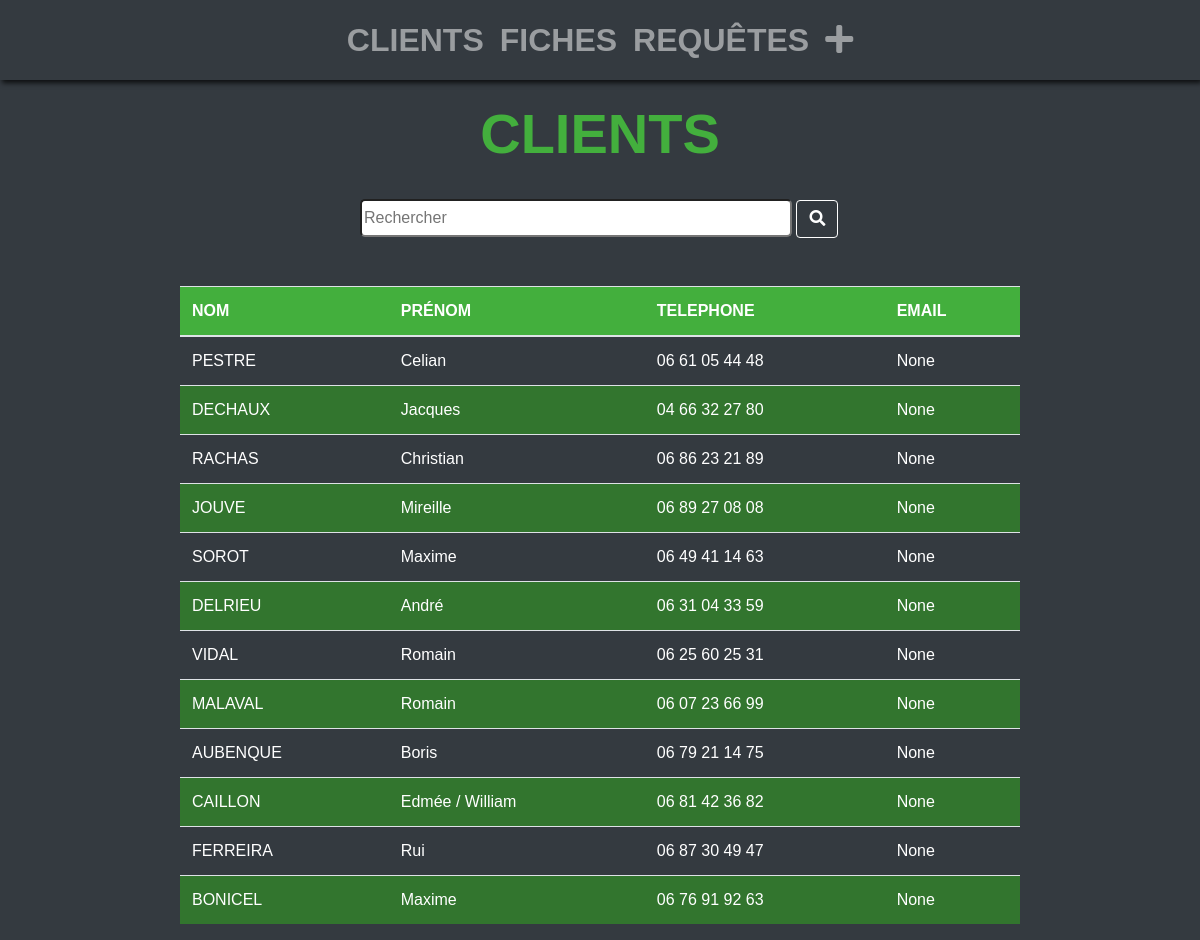
The page / on the database its author committed.
### gestion_intervention/models.py (models this page shows, shortened)
class Customer(models.Model):
    first_name = models.CharField(max_length=50)
    last_name = models.CharField(max_length=50)
    slug = AutoSlugField(populate_from='first_name')
    email = models.EmailField(blank=True, null=True, unique=True)
    phone = models.CharField(max_length=70, null=False, blank=False)

### gestion_intervention/views.py (the view)
# urls.py: url(r'^$', CustomerListView.as_view(), name='customer-list'),
class CustomerListView(ListView):
    models = Customer
    def get_queryset(self):
        return Customer.objects.all().order_by('-id')

### gestion_intervention/templates/gestion_intervention/customer_list.html
{% extends "gestion_intervention/base.html" %}
{% block content %}
<div class="col-12 customer_list ">
    <h2>Clients</h2>
    <form class="search mx-auto" action="#" method="get">
        <input class="field" id="myCustomerInput" type="search" name="q" placeholder="Rechercher" class="form-control">
        <button class="btn " type="submit"><i class="fas fa-search"></i></button>
    </form>
    <table class="table table-hover">
        <thead class="customer_head_list">
            <tr>
                <th scope="col">Nom</th>
                <th scope="col">Prénom</th>
                <th scope="col">Telephone</th>
                <th scope="col">Email</th>
            </tr>
        </thead>
        <tbody>
            {% for customer in object_list %}
            <tr class="customer_table customerName">
                <td scope="row"><a href="{% url 'customer-detail' customer.slug customer.id %}">{% filter upper %}{{customer.last_name}} {% endfilter %} </a></td>
                <td> <a href="{% url 'customer-detail' customer.slug customer.id %}"> {{customer.first_name}}</a></td>
                <td> <a class="phone_number" href="{% url 'customer-detail' customer.slug customer.id %}">{{customer.phone}}</a></td>
                <td> <a href="{% url 'customer-detail' customer.slug customer.id %}">{{customer.email}}</a></td>
            </tr>
            {% endfor %}
        </tbody>
    </table>
</div>
{% endblock %}

### gestion_intervention/static/css/style.css (style rules this page uses)
body { background-color: #343A40; font-family: Arial, sans-serif; }
.col-12 { padding: 0; margin-top: 50px; color: white; }
.customer_list h2, .sheet_list h2, .request_list h2 { text-align: center; text-transform: uppercase; font-size: 3.5rem; font-weight: bold; }
.customer_list h2 { color: #43af3d; }
.search { width: 40%; margin: 2rem auto 0 auto; margin-bottom: 3rem; }
.search button { border: 1px solid white; }
.search button i { color: white; }
.search .field { width: 90%; border-radius: 5px; height: 38px; }
.table { width: 70%; margin: 1rem auto; color: white; }
.table .customer_head_list { background-color: #43af3d; }
.table a { color: white; }
.table th { color: white; text-transform: uppercase; }
.table .customer_table:nth-child(even) { background-color: #32752e; }

### rows shown on the page
Customer: last_name "PESTRE", first_name "Celian", phone "06 61 05 44 48", email "None"
Customer: last_name "DECHAUX", first_name "Jacques", phone "04 66 32 27 80", email "None"
Customer: last_name "RACHAS", first_name "Christian", phone "06 86 23 21 89", email "None"
Customer: last_name "JOUVE", first_name "Mireille", phone "06 89 27 08 08", email "None"
Customer: last_name "SOROT", first_name "Maxime", phone "06 49 41 14 63", email "None"
Customer: last_name "DELRIEU", first_name "André", phone "06 31 04 33 59", email "None"
Customer: last_name "VIDAL", first_name "Romain", phone "06 25 60 25 31", email "None"
Customer: last_name "MALAVAL", first_name "Romain", phone "06 07 23 66 99", email "None"
Customer: last_name "AUBENQUE", first_name "Boris", phone "06 79 21 14 75", email "None"
Customer: last_name "CAILLON", first_name "Edmée / William", phone "06 81 42 36 82", email "None"
Customer: last_name "FERREIRA", first_name "Rui", phone "06 87 30 49 47", email "None"
Customer: last_name "BONICEL", first_name "Maxime", phone "06 76 91 92 63", email "None"
